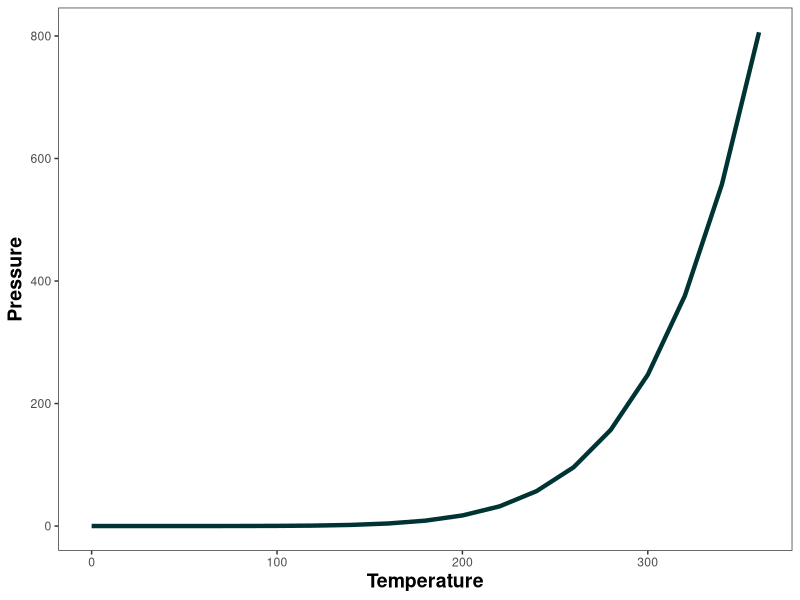

The R script that drew this image:
## ---- chunk 1
knitr::opts_chunk$set(echo = FALSE)

library(tidyverse)
## ---- chunk 2
ggplot2::ggplot(data = pressure, aes(x = temperature, y = pressure)) + 
      geom_line(colour = "#003333", size = 1.5) +
      theme_bw() +
      labs(y = "Pressure", x = "Temperature") +
      theme(panel.grid = element_blank(),
            axis.title = element_text(size = 14, colour = "black", 
                                      face = "bold"))
## ---- chunk 3
knitr::kable(head(cars), format = "html", col.names = c("SPEED", "DISTANCE"), align = "c")
